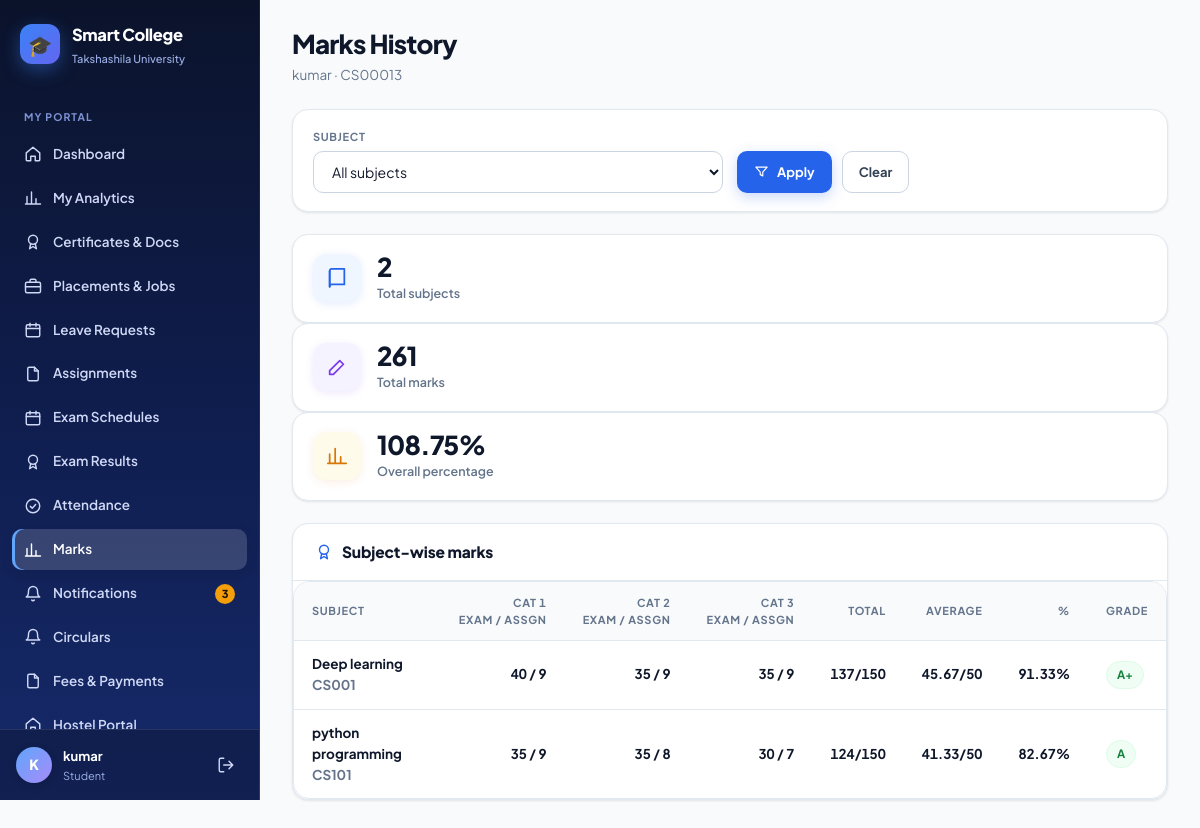
Page /students/marks-history/ (signed in) on the committed database.
### students/models.py (models this page shows, shortened)
class Student(models.Model):
    user = models.OneToOneField(
        User,
        on_delete=models.CASCADE,
        null=True,
        blank=True
    )
    name = models.CharField(max_length=100)
    roll_no = models.CharField(max_length=20, unique=True)
    sif_number = models.CharField(
        max_length=30,
        unique=True,
        null=True,
        blank=True,
        help_text="7-digit unique University SIF number (auto-generated if left blank)"
    )
    email = models.EmailField()
    department = models.ForeignKey(
        Department,
        on_delete=models.CASCADE
    )
    course = models.ForeignKey(
        Course,
        on_delete=models.SET_NULL,
        null=True,
        blank=True
    )
    year = models.IntegerField()
    is_approved = models.BooleanField(default=True)
    parent_name = models.CharField(max_length=100, blank=True)
    parent_phone = models.CharField(max_length=20, blank=True)
    phone = models.CharField(max_length=20, blank=True)
    admission_date = models.DateField(default=timezone.now)
    is_active = models.BooleanField(default=True)

### marks/models.py (models this page shows, shortened)
class Marks(models.Model):
    student = models.ForeignKey(Student, on_delete=models.CASCADE)
    subject = models.ForeignKey(Subject, on_delete=models.CASCADE)
    cat_1 = models.IntegerField(default=0)
    cat_2 = models.IntegerField(default=0)
    cat_3 = models.IntegerField(default=0)
    cat_1_assignment = models.IntegerField(default=0)
    cat_2_assignment = models.IntegerField(default=0)
    cat_3_assignment = models.IntegerField(default=0)
    class Meta:
        constraints = [
            models.UniqueConstraint(
                fields=["student", "subject"],
                name="unique_student_subject_marks",
            )
        ]
    @property
    def cat_1_total(self):
        return self.cat_1 + self.cat_1_assignment
    @property
    def cat_2_total(self):
        return self.cat_2 + self.cat_2_assignment
    @property
    def cat_3_total(self):
        return self.cat_3 + self.cat_3_assignment
    @property
    def grand_total(self):
        return self.cat_1_total + self.cat_2_total + self.cat_3_total

### faculty/models.py (models this page shows, shortened)
class Subject(models.Model):
    SUBJECT_TYPE_CHOICES = [
        ("THEORY", "Theory"),
        ("PRACTICAL", "Practical"),
    ]
    name = models.CharField(max_length=100)
    code = models.CharField(max_length=20, unique=True)
    department = models.ForeignKey(Department, on_delete=models.CASCADE)
    faculty = models.ForeignKey(Faculty, on_delete=models.CASCADE)
    course = models.ForeignKey(
        "students.Course", on_delete=models.SET_NULL,
        null=True, blank=True, related_name="subjects"
    )
    year = models.PositiveIntegerField(null=True, blank=True)
    semester = models.PositiveIntegerField(null=True, blank=True)
    credits = models.DecimalField(max_digits=4, decimal_places=1, default=0)
    subject_type = models.CharField(max_length=20, choices=SUBJECT_TYPE_CHOICES, default="THEORY")

### students/views.py (the view)
@login_required(login_url="/accounts/login/")
def marks_history(request):
    student, redirect_response = get_student_or_redirect(
        request
    )
    if redirect_response:
        return redirect_response
    marks_records = Marks.objects.filter(
        student=student
    ).select_related(
        "subject"
    ).order_by(
        "subject__name"
    )
    subject_id = request.GET.get(
        "subject"
    )
    if subject_id:
        marks_records = marks_records.filter(
            subject_id=subject_id
        )
    marks_summary = []
    for mark in marks_records:
        total = mark.grand_total
        average = round(
            total / 3,
            2
        )
        percentage = round(
            (total / 150) * 100,
            2
        )
        if percentage >= 90:
            grade = "A+"
        elif percentage >= 80:
            grade = "A"
        elif percentage >= 70:
            grade = "B"
        elif percentage >= 60:
            grade = "C"
        elif percentage >= 50:
            grade = "D"
        else:
            grade = "F"
        marks_summary.append({
            "mark":
                mark,
            "total":
                total,
            "average":
                average,
            "percentage":
                percentage,
            "grade":
                grade,
        })
    total_subjects = len(
        marks_summary
    )
    total_marks = sum(
        item["total"]
        for item in marks_summary
    )
    maximum_marks = (
        total_subjects * 120
    )
    if maximum_marks > 0:
        overall_percentage = round(
            (
                total_marks
                / maximum_marks
            ) * 100,
            2
        )
    else:
        overall_percentage = 0
    subjects = Marks.objects.filter(
        student=student
    ).select_related(
        "subject"
    ).values(
        "subject",
        "subject__name",
        "subject__code"
    ).distinct()
    return render(
        request,
        "students/marks_history.html",
        {
            "student":
                student,
            "marks_summary":
                marks_summary,
            "subjects":
                subjects,
            "selected_subject":
                subject_id,
            "total_subjects":
                total_subjects,
            "total_marks":
                total_marks,
            "overall_percentage":
                overall_percentage,
        }
    )

### accounts/context_processors.py (called while the page is built)
def _has_faculty(user):
    if not user or not user.is_authenticated:
        return False
    if Student.objects.filter(user=user).exists():
        return False
    return (
        Faculty.objects.filter(user=user).exists()
        or (bool(user.email) and Faculty.objects.filter(email=user.email).exists())
    )

### students/views.py (called while the page is built, shortened)
def get_student_or_redirect(request):
    student = Student.objects.filter(
        user=request.user
    ).first()
    if student:
        return student, None

### students/templates/students/marks_history.html (shortened to what this page needs)
{% extends "base.html" %}
{% block page_title %}Marks History{% endblock %}
{% block page_sub %}{{ student.name }} · {{ student.roll_no }}{% endblock %}
{% block content %}
<form class="filters" method="get">
    <div class="filters-row">
        <div class="field">
            <label for="subject">Subject</label>
            <select class="select" id="subject" name="subject">
                <option value="">All subjects</option>
            </select>
        </div>
        <div class="form-actions">
            <button class="btn btn-primary" type="submit"><svg class="icon icon-sm"><use href="#i-filter"/></svg> Apply</button>
            <a class="btn btn-ghost" href="/students/marks-history/">Clear</a>
        </div>
    </div>
</form>
<div class="grid-3 mb">
    <div class="stat"><div class="stat-ico"><svg class="icon icon-lg"><use href="#i-book"/></svg></div>
        <div><div class="stat-val">{{ total_subjects }}</div><div class="stat-label">Total subjects</div></div></div>
    <div class="stat"><div class="stat-ico violet"><svg class="icon icon-lg"><use href="#i-edit"/></svg></div>
        <div><div class="stat-val">{{ total_marks }}</div><div class="stat-label">Total marks</div></div></div>
    <div class="stat"><div class="stat-ico amber"><svg class="icon icon-lg"><use href="#i-chart"/></svg></div>
        <div><div class="stat-val">{{ overall_percentage }}%</div><div class="stat-label">Overall percentage</div></div></div>
</div>
<div class="card">
    <div class="card-head"><div class="card-title"><svg class="icon"><use href="#i-award"/></svg> Subject-wise marks</div></div>
    <div class="card-body flush">
        {% if marks_summary %}
        <div class="table-wrap">
            <table class="table">
                <thead><tr><th>Subject</th><th class="num">CAT 1<br>Exam / Assgn</th><th class="num">CAT 2<br>Exam / Assgn</th><th class="num">CAT 3<br>Exam / Assgn</th><th class="num">Total</th><th class="num">Average</th><th class="num">%</th><th>Grade</th></tr></thead>
                <tbody>
                {% for item in marks_summary %}
                    <tr>
                        <td class="strong">{{ item.mark.subject.name }}<div class="p-sub muted">{{ item.mark.subject.code }}</div></td>
                        <td class="num">{{ item.mark.cat_1 }} / {{ item.mark.cat_1_assignment }}</td>
                        <td class="num">{{ item.mark.cat_2 }} / {{ item.mark.cat_2_assignment }}</td>
                        <td class="num">{{ item.mark.cat_3 }} / {{ item.mark.cat_3_assignment }}</td>
                        <td class="num strong">{{ item.total }}/150</td>
                        <td class="num">{{ item.average }}/50</td>
                        <td class="num">{{ item.percentage }}%</td>
                        <td><span class="badge {% if item.grade == 'F' %}red{% elif item.grade == 'A+' or item.grade == 'A' %}green{% else %}amber{% endif %}">{{ item.grade }}</span></td>
                    </tr>
                {% endfor %}
                </tbody>
            </table>
        </div>
        {% else %}
            <div class="empty"><svg class="icon"><use href="#i-award"/></svg><b>No marks yet</b>Your marks haven't been entered yet.</div>
        {% endif %}
    </div>
</div>
{% endblock %}

### templates/base.html (shortened to what this page needs)
{% load static %}<!DOCTYPE html>
<html lang="en">
<head>
    <link rel="stylesheet" href="{% static 'css/theme.css' %}">
</head>
<body>
<div class="app">
    <aside class="sidebar" id="sidebar">
        <a class="brand" href="{{ nav_home }}">
            <span class="brand-mark">🎓</span>
            <span>
                <div class="brand-name">Smart College</div>
                <div class="brand-sub">Takshashila University</div>
            </span>
        </a>
        <nav class="nav">
            {% for group in nav_groups %}
                {% if group.label %}<div class="nav-label">{{ group.label }}</div>{% endif %}
                {% for item in group.items %}
                    <a class="nav-link {% if item.active %}active{% endif %}" href="{{ item.url }}">
                        <svg class="icon"><use href="#i-{{ item.icon }}"/></svg>
                        <span>{{ item.label }}</span>
                        {% if item.badge %}<span class="nav-badge">{{ item.badge }}</span>{% endif %}
                    </a>
                {% endfor %}
            {% endfor %}
        </nav>
        <div class="sidebar-foot">
            <div class="avatar">{{ nav_initial }}</div>
            <div class="who">
                <div class="who-name">{{ nav_display }}</div>
                <div class="who-role">{{ nav_role_label }}</div>
            </div>
            <a class="logout" href="/accounts/logout/" title="Log out"><svg class="icon"><use href="#i-logout"/></svg></a>
        </div>
    </aside>
    <div class="main">
        <main class="page">
            <div class="page-head">
                <div>
                    <h1 class="page-title">{% block page_title %}{% endblock %}</h1>
                    <div class="page-sub">{% block page_sub %}{% endblock %}</div>
                </div>
            </div>
            {% block content %}{% endblock %}
        </main>
    </div>
</div>
</body>
</html>

### rows in the picture
Student: name "kumar", roll_no "CS00013"
Marks: mark.subject.name "Deep learning", mark.subject.code "CS001", mark.cat_1 "40", mark.cat_1_assignment "9", mark.cat_2 "35", mark.cat_2_assignment "9", mark.cat_3 "35", mark.cat_3_assignment "9", total "137", average "45.67", percentage "91.33", grade "A+"
Marks: mark.subject.name "python programming", mark.subject.code "CS101", mark.cat_1 "35", mark.cat_1_assignment "9", mark.cat_2 "35", mark.cat_2_assignment "8", mark.cat_3 "30", mark.cat_3_assignment "7", total "124", average "41.33", percentage "82.67", grade "A"

### other values in the picture
{{ group.label }} "MY PORTAL"
{{ item.label }} "Dashboard" "My Analytics" "Certificates & Docs" "Placements & Jobs" "Leave Requests" "Assignments" "Exam Schedules" "Exam Results" "Attendance" "Marks" "Notifications" "Circulars" "Fees & Payments" "Hostel Portal"
{{ item.badge }} "3"
{{ nav_initial }} "K"
{{ nav_role_label }} "Student"
{{ total_subjects }} "2"
{{ total_marks }} "261"
{{ overall_percentage }} "108.75"
